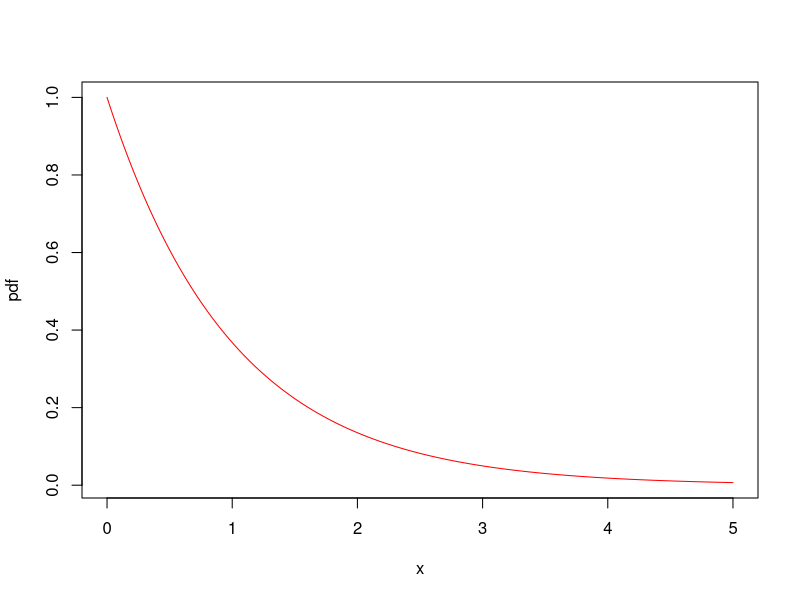

Here is the R script that generated this plot:
## ---- chunk 1
library(ggplot2)    # Library for plotting
## ---- chunk 2
fexp <- function (x, lambda = 1) {
  return(lambda * exp(1)^(-lambda*x))
}

x<-seq(0, 5, 0.01); y1=fexp(x, 1);

plot(x, y1, col="red", type="l", xlab="x", ylab="pdf")
## ---- chunk 3
integrate(function(x) x*fexp(x, lambda = 1), 0, Inf)
integrate(function(x) x*fexp(x, lambda = 2), 0, Inf)
integrate(function(x) x*fexp(x, lambda = 3), 0, Inf)
integrate(function(x) x*fexp(x, lambda = 4), 0, Inf)
## ---- chunk 4
pexp(10000, rate = 1/10000, lower.tail = TRUE, log.p = FALSE)
## ---- chunk 5
pexp(5000, rate = 1/10000, lower.tail = FALSE, log.p = FALSE)
## ---- chunk 6
pexp(10000, rate = 1/10000, lower.tail = TRUE, log.p = FALSE) -
pexp(5000, rate = 1/10000, lower.tail = TRUE, log.p = FALSE)
## ---- chunk 7
dpois(2, lambda = 2, log = FALSE)
## ---- chunk 8
ppois(3, lambda = 2, lower.tail = TRUE, log = FALSE)
## ---- chunk 9
dpois(2, lambda = 1, log = FALSE)
## ---- chunk 10
ppois(20, lambda = 20, lower.tail = FALSE, log = FALSE)
